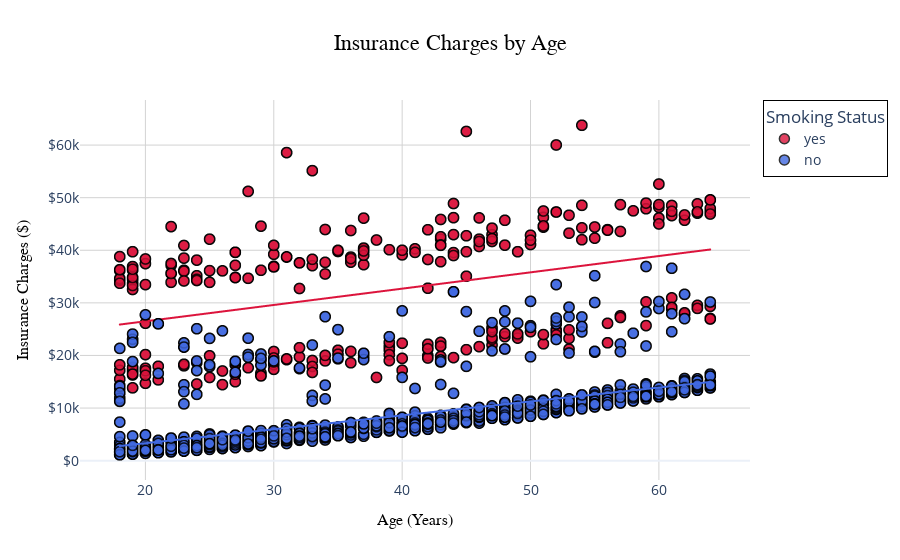

Notebook source saved alongside this figure:
### Code cell
# Create scatter plot
fig_age = px.scatter(
    df, x='age', y='charges',
    title='Insurance Charges by Age',
    labels={'age': 'Age (Years)', 'charges': 'Insurance Charges ($)'},
    trendline="ols",
    template='plotly_white',
    color='smoker',
    hover_data={'bmi': True, 'sex': True, 'children': True, 'age': False, 'charges': False},  # Better hover clarity
    color_discrete_map={'yes': 'crimson', 'no': 'royalblue'}  # Custom colors for smoking status
)

# Customize layout
fig_age.update_layout(
    title_x=0.5,
    title_font=dict(size=22, family="Arial Black", color="black"),
    xaxis_title_font=dict(size=16, family="Arial", color="black"),
    yaxis_title_font=dict(size=16, family="Arial", color="black"),
    yaxis=dict(tickprefix="$", tickfont=dict(size=14), gridcolor='lightgray'),  # Add grid color
    xaxis=dict(tickfont=dict(size=14), gridcolor='lightgray'),
    plot_bgcolor='white',
    paper_bgcolor='white',
    showlegend=True,
    legend_title_text='Smoking Status',
    legend=dict(font=dict(size=14), bordercolor='black', borderwidth=1)  # Add border to legend
)

# Update markers with better styling
fig_age.update_traces(
    marker=dict(size=10, opacity=0.8, line=dict(width=1.5, color='black')),
    selector=dict(mode='markers')
)

# Update trendline appearance
fig_age.update_traces(
    line=dict(color='red', width=3, dash='dash'),
    selector=dict(type='scatter', mode='lines')
)

# Show plot
fig_age.show()

### Figure 1 — Plotly figure (JSON) as saved in the notebook; plotly's stock layout.template omitted (floating-point values rounded to 4 significant figures; data arrays with more than 128 entries replaced by an {"elided": "..."} marker saying what was removed)
{"data": [{"customdata": {"elided": "564x3 mixed values"}, "hovertemplate": "smoker=yes<br>bmi=%{customdata[0]}<br>sex=%{customdata[1]}<br>children=%{customdata[2]}<extra></extra>", "legendgroup": "yes", "marker": {"color": "crimson", "line": {"color": "black", "width": 1.5}, "opacity": 0.8, "size": 10, "symbol": "circle"}, "mode": "markers", "name": "yes", "showlegend": true, "type": "scattergl", "x": {"elided": "564 int values"}, "xaxis": "x", "y": {"elided": "564 float values"}, "yaxis": "y"}, {"hovertemplate": "<b>OLS trendline</b><br>charges = 310.209 * age + 20292.2<br>R<sup>2</sup>=0.140937<br><br>smoker=yes<extra></extra>", "legendgroup": "yes", "marker": {"color": "crimson", "symbol": "circle"}, "mode": "lines", "name": "yes", "showlegend": false, "type": "scattergl", "x": {"elided": "564 int values"}, "xaxis": "x", "y": {"elided": "564 float values"}, "yaxis": "y"}, {"customdata": {"elided": "2208x3 mixed values"}, "hovertemplate": "smoker=no<br>bmi=%{customdata[0]}<br>sex=%{customdata[1]}<br>children=%{customdata[2]}<extra></extra>", "legendgroup": "no", "marker": {"color": "royalblue", "line": {"color": "black", "width": 1.5}, "opacity": 0.8, "size": 10, "symbol": "circle"}, "mode": "markers", "name": "no", "showlegend": true, "type": "scattergl", "x": {"elided": "2208 int values"}, "xaxis": "x", "y": {"elided": "2208 float values"}, "yaxis": "y"}, {"hovertemplate": "<b>OLS trendline</b><br>charges = 264.612 * age + -1974.86<br>R<sup>2</sup>=0.385501<br><br>smoker=no<extra></extra>", "legendgroup": "no", "marker": {"color": "royalblue", "symbol": "circle"}, "mode": "lines", "name": "no", "showlegend": false, "type": "scattergl", "x": {"elided": "2208 int values"}, "xaxis": "x", "y": {"elided": "2208 float values"}, "yaxis": "y"}], "layout": {"legend": {"bordercolor": "black", "borderwidth": 1, "font": {"size": 14}, "title": {"text": "Smoking Status"}, "tracegroupgap": 0}, "paper_bgcolor": "white", "plot_bgcolor": "white", "showlegend": true, "title": {"font": {"color": "black", "family": "Arial Black", "size": 22}, "text": "Insurance Charges by Age", "x": 0.5}, "xaxis": {"anchor": "y", "domain": [0, 1], "gridcolor": "lightgray", "tickfont": {"size": 14}, "title": {"font": {"color": "black", "family": "Arial", "size": 16}, "text": "Age (Years)"}}, "yaxis": {"anchor": "x", "domain": [0, 1], "gridcolor": "lightgray", "tickfont": {"size": 14}, "tickprefix": "$", "title": {"font": {"color": "black", "family": "Arial", "size": 16}, "text": "Insurance Charges ($)"}}}}
